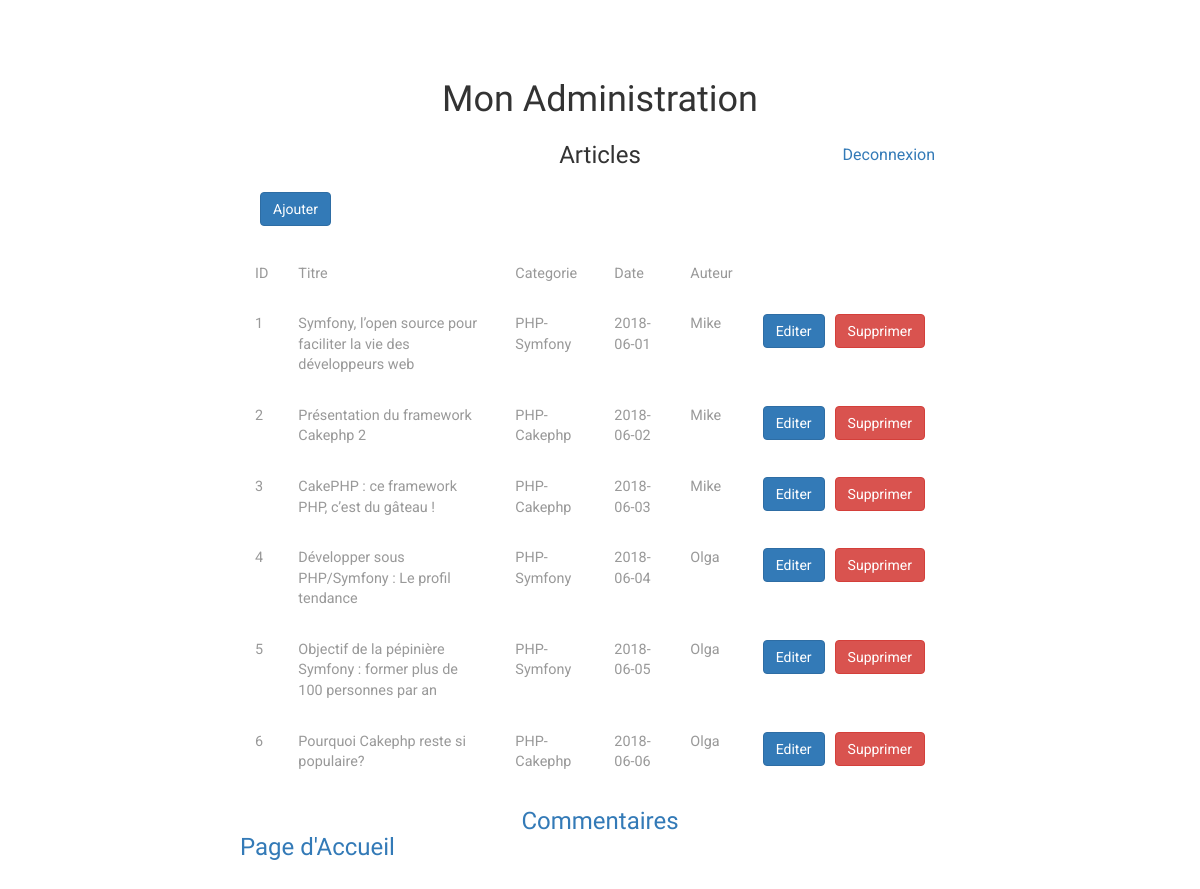
Screenshot of /index.php?p=admin (signed in) with the database file from the repository.
### tables this page shows
CREATE TABLE `posts` (
  `idPosts` int(11) NOT NULL,
  `title` varchar(255) NOT NULL,
  `chapo` longtext NOT NULL,
  `content` longtext NOT NULL,
  `user_id` int(11) NOT NULL,
  `dateT` date NOT NULL,
  `dateUpdate` datetime NOT NULL,
  `category_id` int(11) NOT NULL
);

CREATE TABLE `categories` (
  `idCategories` int(11) NOT NULL,
  `name` varchar(255) NOT NULL
);

CREATE TABLE `users` (
  `idUsers` int(11) NOT NULL,
  `username` varchar(255) NOT NULL,
  `password` varchar(255) NOT NULL,
  `is_admin` int(11) NOT NULL
);

### App/Controller/Controller.php (called while the page is built, shortened)
<?php
class Controller
{
	protected $viewPath;
	public function __construct()
	{
		$this -> viewPath = 'App/Views/';
	}
	public function page($view, $variables=[])
	{
		extract($variables);
		require ($this -> viewPath . $view . '.php');
	}
}

### App/Controller/AdminController.php (called while the page is built, shortened)
<?php
class AdminController extends Controller
{
	public function index()
	{
		$posts = \App\App::getInstance() -> getTable('postsMannager') -> getAll();
		$this -> page('admin/posts/index', compact('posts', 'p', 'message'));
	}
	}

### App/Autoloader.php (called while the page is built, shortened)
<?php
class Autoloader
{
	static function autoload($class)
	{
		if (strpos($class, __NAMESPACE__ .'\\') === 0){
			$class = str_replace(__NAMESPACE__ . '\\', '', $class);
			$class = str_replace('\\', '/', $class);
		}
	}
}
?>

### App/App.php (called while the page is built, shortened)
<?php
class App
{
	private static $db;
	private static $instance;
	public static function getDb()
	{
		if (self::$db == null) {
			self::$db = new \App\Bdd\Database();
		}
		return self::$db;
	}
	public static function getInstance()
	{
		if(self::$instance == null){
			self::$instance = new App();
		}
		return self::$instance;
	}
	public function getTable($tableName)
	{
		return new $class_name();
	}
}

### App/Bdd/Database.php (called while the page is built, shortened)
<?php
class Database
{
private $db;
private $settings = [];
public function __construct()
{
	$this -> settings = require 'App/Bdd/bdd.ini';
}
private function getPdo()
{
	if ($this -> db == null) {
		$this -> db = new PDO('mysql:dbname=' .$this -> settings['dbName']. ';host=' .$this -> settings['host'].'', $this -> settings['user'], $this -> settings['pass']);
		$this -> db -> setAttribute(PDO::ATTR_ERRMODE, PDO::ERRMODE_WARNING);
	}
	return $this -> db;
}
public function query($statement, $one = true)
{
	$res = $this -> getPdo() -> query($statement);
	if ($one) {
		$data = $res -> fetch(PDO::FETCH_ASSOC);
	}
	else{
		$data = $res -> fetchAll(PDO::FETCH_ASSOC);
	}
	return $data;
}
}

### App/Table/PostsMannager.php (called while the page is built, shortened)
<?php
class PostsMannager
{
	protected $table = "posts";
	public function getAll()
	{
		$posts = [];
		$datas = \App\App::getDb() -> query("SELECT posts.idPosts, posts.title, posts.content,
									 posts.dateT, posts.category_id, categories.name,
									 users.username
									 FROM {$this -> table}
									 JOIN categories ON categories.idCategories = posts.category_id
									 JOIN users ON users.idUsers = posts.user_id"
									 , $one = false);
		foreach($datas as $data)
		{
			$categorie = new \App\Table\Categories($data);
			$user = new \App\Auth\DbAuth($data);
			$post = new \App\Table\Posts($data);
			$post -> setCategories($categorie);
			$post -> setUsers($user);
			$posts [] = $post;
		}
		return $posts;
	}
}

### App/Table/Entity.php (called while the page is built, shortened)
<?php
class Entity
{
	public function __construct(array $data)
	{
		return $this -> hydrate($data);
	}
	public function hydrate(array $data)
	{
		foreach ($data as $key => $value) {
			$method = 'set' .ucfirst($key);
		}
	}
}

### App/Auth/DbAuth.php (called while the page is built, shortened)
<?php
class DbAuth
{
 private $username;
 public function __construct(array $data)
	{
		return $this -> hydrate($data);
	}
	public function hydrate(array $data)
	{
		foreach ($data as $key => $value) {
			$method = 'set' .ucfirst($key);
		}
	}
 public function username()
 {
 	return $this -> username;
 }
 public function setUsername($data)
 {
 	$this -> username = $data;
 }
}

### App/Table/Posts.php (called while the page is built, shortened)
<?php
class Posts extends Entity
{
	private $idPosts;
	private $title;
	private $dateT;
	private $categories;
	private $users;
	public function idPosts()
	{
		return $this -> idPosts;
	}
	public function title()
	{
		return $this -> title;
	}
	public function dateT()
	{
		return $this -> dateT;
	}
	public function categories()
	{
		return $this -> categories;
	}
	public function users()
	{
		return $this -> users;
	}
	public function setIdPosts($data)
	{
			$this -> idPosts = $data;
	}
	public function setTitle($data)
	{
		$this -> title = $data;
	}
	public function setDateT($data)
	{
		$this -> dateT = $data;
	}
	public function setCategories($data)
	{
		$this -> categories = $data;
	}
	public function setUsers($data)
	{
		$this -> users = $data;
	}
}

### App/Table/Categories.php (called while the page is built, shortened)
<?php
class Categories extends Entity
{
	private $name;
	public function name()
	{
		return $this -> name;
	}
	public function setName($data)
	{
		$this -> name = $data;
	}
}

### App/Views/admin/posts/index.php (the view, shortened to what this page needs)
<h1 style="text-align: center;">Mon Administration</h1></br>
<h3 class="hidden-xs hidden-sm" style="text-align: center;">Articles</h3>
<div class="hidden-xs hidden-sm">
<a href="index.php?p=destroy" style="float: right; position: relative; bottom: 25px; right: 25px;">Deconnexion</a></br>
<a style="position: relative; left: 20px;" class="btn btn-primary" href="index.php?p=post.add">Ajouter</a>
<table class="table">
	<thead>
		<tr>
			<td>ID</td>
			<td>Titre</td>
			<td>Categorie</td>
			<td>Date</td>
			<td>Auteur</td>
		</tr>
	</thead>
	<tbody>
		<?php
		  foreach($posts as $post): ?>
		<tr>
			<td><?= $post -> idPosts(); ?></td>
			<td><?= $post -> title(); ?></td>
			<td><?= $post -> categories() -> name(); ?></td>
			<td><?= $post -> dateT(); ?></td>
			<td><?= $post -> users() -> username(); ?></td>
			<td><a class="btn btn-primary" href="index.php?p=post.edit&id=<?= $post -> idPosts(); ?>">Editer</a></td>
			<td><a class="btn btn-danger" style="position: relative; right: 20px" href="index.php?p=post.delete&id=<?= $post -> idPosts(); ?>">Supprimer</a></td>
		</tr>
	<?php endforeach; ?>
	</tbody>
</table>
<a href="index.php?p=comments"><h3 style="text-align: center;">Commentaires</h3></a>
<h3><a href="index.php?p=home">Page d'Accueil</a></h3>
</div>

### public/css/style.css (style rules this page uses)
html, body { font-size: 100%; font-family: 'Roboto', sans-serif; background:#ffffff; margin: 0; }
h1,h2,h3,h4,h5,h6 { font-family: 'Josefin Sans', sans-serif; margin:0; }
input[type="submit"],input[type="reset"],.w3l_team_grd,.agileits_w3layouts_features_gridr h4,.agile_feature_grid,.agile_services_grid_pos,a,.w3l_footer_grid,.w3_two_grid_right_grid1,.w3_two_grid_right_grid1 i { -webkit-transition: 0.5s ease-in; -moz-transition: 0.5s ease-in; -ms-transition: 0.5s ease-in; -o-transition: 0.5s ease-in; transition:0.5s ease-in; }
.table > thead > tr > th, .table > tbody > tr > th, .table > tfoot > tr > th, .table > thead > tr > td, .table > tbody > tr > td, .table > tfoot > tr > td { border-top: none !important; }
.table td, .table>tbody>tr>td, .table>tbody>tr>th, .table>tfoot>tr>td, .table>tfoot>tr>th, .table>thead>tr>td, .table>thead>tr>th { padding: 15px!important; }
.table > thead > tr > th, .table > tbody > tr > th, .table > tfoot > tr > th, .table > thead > tr > td, .table > tbody > tr > td, .table > tfoot > tr > td { font-size: 0.9em; color: #999; border-top: none !important; }

### rows the page displays
posts: idPosts "1", title "Symfony, l’open source pour faciliter la vie des développeurs web", category.name "PHP-Symfony", dateT "2018-06-01", user.username "Mike"
posts: idPosts "2", title "Présentation du framework Cakephp 2", category.name "PHP-Cakephp", dateT "2018-06-02", user.username "Mike"
posts: idPosts "3", title "CakePHP : ce framework PHP, c’est du gâteau !", category.name "PHP-Cakephp", dateT "2018-06-03", user.username "Mike"
posts: idPosts "4", title "Développer sous PHP/Symfony : Le profil tendance", category.name "PHP-Symfony", dateT "2018-06-04", user.username "Olga"
posts: idPosts "5", title "Objectif de la pépinière Symfony : former plus de 100 personnes par an", category.name "PHP-Symfony", dateT "2018-06-05", user.username "Olga"
posts: idPosts "6", title "Pourquoi Cakephp reste si populaire?", category.name "PHP-Cakephp", dateT "2018-06-06", user.username "Olga"
